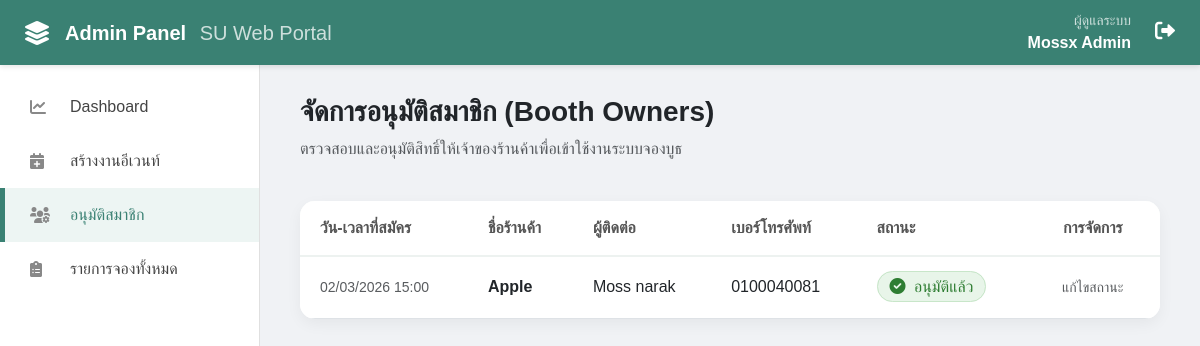
/Final/admin_users.php (signed in), run on the app's committed database.
### tables this page shows
CREATE TABLE `booth_owners` (
  `id` int(11) NOT NULL,
  `username` varchar(50) NOT NULL,
  `password` varchar(255) NOT NULL,
  `shop_name` varchar(100) NOT NULL,
  `owner_name` varchar(100) NOT NULL,
  `phone` varchar(20) NOT NULL,
  `status` enum('pending','approved','rejected') DEFAULT 'pending',
  `created_at` timestamp NOT NULL DEFAULT current_timestamp()
);

### Final/admin_users.php (the view, shortened to what this page needs)
<?php
include 'config.php';
$stmt = $conn->query("SELECT * FROM booth_owners ORDER BY FIELD(status, 'pending', 'approved', 'rejected'), created_at DESC");
$users = $stmt->fetchAll();
?>
<!DOCTYPE html>
<html lang="th">
<head>
    <link href="https://cdn.jsdelivr.net/npm/bootstrap@5.3.0/dist/css/bootstrap.min.css" rel="stylesheet">
    <link rel="stylesheet" href="https://cdnjs.cloudflare.com/ajax/libs/font-awesome/6.0.0/css/all.min.css">
</head>
<body>
<div class="top-nav justify-content-between">
    <div class="d-flex align-items-center">
        <i class="fas fa-layer-group me-3 fs-4"></i>
        <h5 class="mb-0 fw-bold">Admin Panel <span class="fw-light opacity-75 ms-2">SU Web Portal</span></h5>
    </div>
    <div class="d-flex align-items-center">
        <div class="text-end me-3">
            <small class="d-block opacity-75">ผู้ดูแลระบบ</small>
            <span class="fw-bold"><?php echo htmlspecialchars($_SESSION['admin_name']); ?></span>
        </div>
        <a href="logout.php" class="text-white ms-2"><i class="fas fa-sign-out-alt fs-5"></i></a>
    </div>
</div>
<div class="sidebar">
    <ul class="sidebar-menu">
        <li onclick="location.href='admin_panel.php'"><i class="fas fa-chart-line"></i> Dashboard</li>
        <li onclick="location.href='admin_create_event.php'"><i class="fas fa-calendar-plus"></i> สร้างงานอีเวนท์</li>
        <li class="active" onclick="location.href='admin_users.php'"><i class="fas fa-users-cog"></i> อนุมัติสมาชิก</li>
        <li onclick="location.href='admin_bookings.php'"><i class="fas fa-clipboard-list"></i> รายการจองทั้งหมด</li>
    </ul>
</div>
<div class="main-content">
    <div class="row mb-4">
        <div class="col-12">
            <h3 class="fw-bold">จัดการอนุมัติสมาชิก (Booth Owners)</h3>
            <p class="text-muted">ตรวจสอบและอนุมัติสิทธิ์ให้เจ้าของร้านค้าเพื่อเข้าใช้งานระบบจองบูธ</p>
        </div>
    </div>
    <div class="card user-card">
        <div class="table-responsive">
            <table class="table table-hover mb-0">
                <thead>
                    <tr>
                        <th>วัน-เวลาที่สมัคร</th>
                        <th>ชื่อร้านค้า</th>
                        <th>ผู้ติดต่อ</th>
                        <th>เบอร์โทรศัพท์</th>
                        <th>สถานะ</th>
                        <th class="text-center">การจัดการ</th>
                    </tr>
                </thead>
                <tbody>
                    <?php if (count($users) > 0): ?>
                        <?php foreach ($users as $u): ?>
                        <tr>
                            <td class="small text-muted"><?php echo date('d/m/Y H:i', strtotime($u['created_at'])); ?></td>
                            <td><span class="fw-bold text-dark"><?php echo htmlspecialchars($u['shop_name']); ?></span></td>
                            <td><?php echo htmlspecialchars($u['owner_name']); ?></td>
                            <td><?php echo htmlspecialchars($u['phone']); ?></td>
                            <td>
                                <?php if($u['status'] == 'pending'): ?>
                                    <span class="badge-pending"><i class="fas fa-clock me-1"></i> รออนุมัติ</span>
                                <?php elseif($u['status'] == 'approved'): ?>
                                    <span class="badge-approved"><i class="fas fa-check-circle me-1"></i> อนุมัติแล้ว</span>
                                <?php else: ?>
                                    <span class="badge-rejected"><i class="fas fa-times-circle me-1"></i> ปฏิเสธ</span>
                                <?php endif; ?>
                            </td>
                            <td class="text-center">
                                <?php if($u['status'] == 'pending'): ?>
                                    <a href="update_user.php?id=<?php echo $u['id']; ?>&action=approve"
                                       class="btn btn-success btn-sm px-3 shadow-sm"
                                       onclick="return confirm('ยืนยันการอนุมัติสมาชิกนี้?')">อนุมัติ</a>
                                    <a href="update_user.php?id=<?php echo $u['id']; ?>&action=reject"
                                       class="btn btn-outline-danger btn-sm px-3"
                                       onclick="return confirm('ยืนยันการปฏิเสธสมาชิกนี้?')">ปฏิเสธ</a>
                                <?php else: ?>
                                    <a href="update_user.php?id=<?php echo $u['id']; ?>&action=pending"
                                       class="btn btn-link btn-sm text-decoration-none text-muted">แก้ไขสถานะ</a>
                                <?php endif; ?>
                            </td>
                        </tr>
                        <?php endforeach; ?>
                    <?php else: ?>
                        <tr>
                            <td colspan="6" class="text-center py-5 text-muted">ไม่พบข้อมูลการสมัครสมาชิก</td>
                        </tr>
                    <?php endif; ?>
                </tbody>
            </table>
        </div>
    </div>
</div>
</body>
</html>

### Final/admin_users.php (style rules this page uses)
:root { --su-green: #3a8173; --su-dark: #2d6358; --sidebar-width: 260px; }
body { background-color: #f0f2f5; font-family: 'Sarabun', sans-serif; }
.top-nav { background: var(--su-green); color: white; height: 65px; display: flex; align-items: center; padding: 0 25px; position: fixed; width: 100%; z-index: 1050; box-shadow: 0 2px 5px rgba(0,0,0,0.1); }
.sidebar { width: var(--sidebar-width); background: white; height: 100vh; position: fixed; top: 65px; border-right: 1px solid #e0e0e0; padding-top: 15px; z-index: 1000; }
.sidebar-menu { list-style: none; padding: 0; margin: 0; }
.sidebar-menu li { padding: 15px 25px; border-left: 5px solid transparent; transition: all 0.2s; color: #444; font-weight: 500; cursor: pointer; display: flex; align-items: center; }
.sidebar-menu li i { width: 25px; margin-right: 15px; color: #888; }
.sidebar-menu li.active { background: #edf5f3; border-left-color: var(--su-green); color: var(--su-green); }
.main-content { margin-left: var(--sidebar-width); padding: 95px 40px 40px; }
.user-card { border: none; border-radius: 15px; box-shadow: 0 5px 15px rgba(0,0,0,0.05); overflow: hidden; background: white; }
.table thead { background: #f8fbf9; border-bottom: 2px solid #edf2f0; }
.table thead th { font-weight: 600; color: #555; padding: 15px 20px; }
.table tbody td { padding: 15px 20px; vertical-align: middle; }
.badge-approved { background: #e8f5e9; color: #2e7d32; border: 1px solid #c8e6c9; padding: 6px 12px; border-radius: 20px; font-weight: 500; }

### data on the page
booth_owners: created_at "02/03/2026 15:00", shop_name "Apple", owner_name "Moss narak", phone "0100040081", status "approved" (drawn)

### other printed values
$_SESSION['admin_name'] "Mossx Admin"
